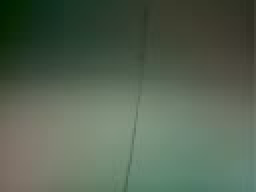
#> input picture frame 89 of training_videos/20210710-174308.avi, 128 x 96 px, given in place of 67.mov, which was not available (shown 2 times larger)
$ python SpectrogramMask.py
#> lines starting #> are read from the running program, lines starting #| are printed output that depends on the picture
import cv2
import matplotlib.pyplot as plt
import numpy as np
import os
from scipy import signal
from matplotlib.widgets import Slider, Button

freq_i = 3
time_i = 200

base_dir = '../data/videos/'
video_num = '67'
video = f'{video_num}.mov'


def plot_spect_mask(scale):
#> called with scale = 1
    global freq_i, time_i, base_dir, video, video_num

    height = 16*scale
    width = 9*scale

    def inv_CRF(x):
        return x ** 0.8

    video_path = base_dir + video
    capture = cv2.VideoCapture(video_path)
    length = int(capture.get(7))
    fps = capture.get(5)
    duration = length / fps

    # Scaling:
    all_frame = np.zeros((length, height, width, 3), dtype=np.float32)  # resizes 360 x 640 to 12 x 9


    # More Scaling:
    def image_pooling(image, new_width, new_height):
        return cv2.resize(image, (new_width, new_height), interpolation=cv2.INTER_AREA)


    # Even More Scaling:

    for i in range(length):
        ret, frame = capture.read()
        # (640, 360, 3)
        if ret:
            frame = image_pooling(frame, width, height)
            all_frame[i] = frame
#> this loop made 31 passes
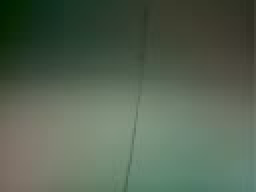
#> input picture frame 89 of training_videos/20210710-174308.avi, 128 x 96 px, given in place of 67.mov, which was not available (shown 2 times larger)
#> pass 3, in plot_spect_mask, `ret, frame = capture.read()`:
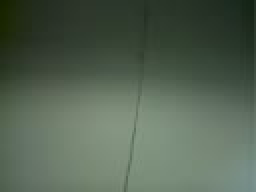
#> frame: shape (96, 128, 3) (shown 2 times larger); mean B, G, R 82.4, 98.4, 83.9
    all_frame /= 255.0
    all_frame_processed = inv_CRF(all_frame)

    # Output: Determines the value for each column
    freqs, times, spectr = signal.spectrogram(all_frame_processed, fs=30.0, window=('hamming'), noverlap=13, nperseg=14, axis=0,
                                              mode='magnitude')
    # freqs is all the frequency values used in the fourier analysis
    # times is the time frames for which we generated a fourier decomposition

    # all_frame_processed has shape (T,12,9,3) (T)--how many frames are in the video
    # output (N, 12, 9, 3, T') -- applies fourier analysis to each all_shape[start:end,i,j,k] --> (N)
    # output (N, 12, 9, 3, T')
    spectr = np.mean(spectr, axis=3)

    spectr = spectr[freq_i, :, :, time_i]

    img_i = int(times[time_i]*30)

    fig, ax = plt.subplots(1, 2)

    ax[0].pcolormesh(list(range(spectr.shape[1])), list(range(spectr.shape[0])), spectr, shading='nearest')

    img_frame = all_frame[img_i]


    ax[1].imshow(cv2.cvtColor(img_frame, cv2.COLOR_BGR2RGB))
    ax[0].invert_yaxis()

    plt.savefig(os.path.join("spectro_masks",f"spec{img_i}_{freq_i}_{height}.png"))
    capture.release()

for scale in range(1, 11):
    plot_spect_mask(scale)

$ run again, starting later in the video
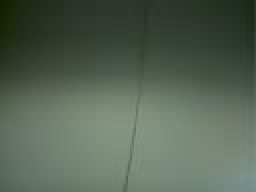
#> input picture frame 716 of training_videos/20210710-174308.avi, 128 x 96 px, given in place of 67.mov, which was not available (shown 2 times larger)
#> the loop in plot_spect_mask, `for i in range(length):` made 31 passes
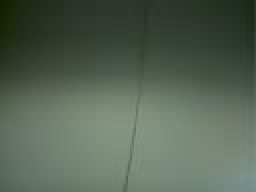
#> input picture frame 716 of training_videos/20210710-174308.avi, 128 x 96 px, given in place of 67.mov, which was not available (shown 2 times larger)
#> pass 3, in plot_spect_mask, `ret, frame = capture.read()`:
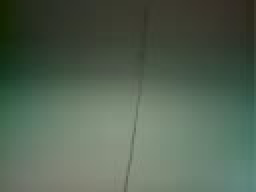
#> frame: shape (96, 128, 3) (shown 2 times larger); mean B, G, R 82.5, 98.2, 83.3
